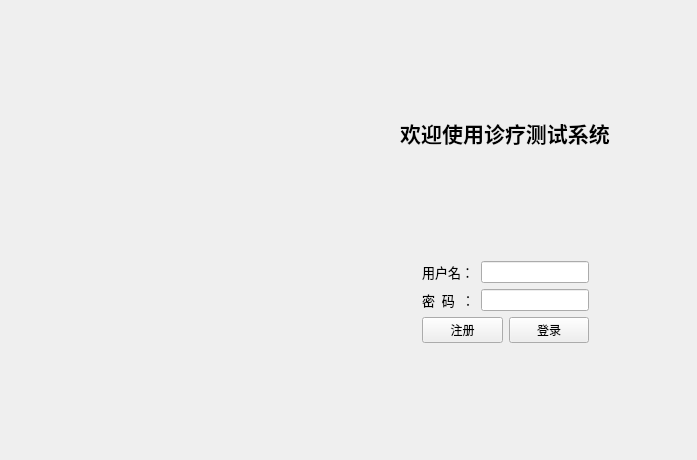
<?xml version="1.0" encoding="UTF-8"?>
<ui version="4.0">
 <class>LoginView</class>
 <widget class="QWidget" name="LoginView">
  <property name="geometry">
   <rect>
    <x>0</x>
    <y>0</y>
    <width>697</width>
    <height>460</height>
   </rect>
  </property>
  <property name="minimumSize">
   <size>
    <width>697</width>
    <height>460</height>
   </size>
  </property>
  <property name="windowTitle">
   <string>登录</string>
  </property>
  <layout class="QFormLayout" name="formLayout_2">
   <item row="0" column="1">
    <layout class="QHBoxLayout" name="horizontalLayout_3">
     <item>
      <widget class="QLabel" name="label_4">
       <property name="minimumSize">
        <size>
         <width>301</width>
         <height>391</height>
        </size>
       </property>
       <property name="styleSheet">
        <string notr="true">border-image: url(:/new/prefix1/img/dp2.png);</string>
       </property>
       <property name="text">
        <string/>
       </property>
      </widget>
     </item>
     <item>
      <layout class="QVBoxLayout" name="verticalLayout_2">
       <item>
        <spacer name="verticalSpacer">
         <property name="orientation">
          <enum>Qt::Vertical</enum>
         </property>
         <property name="sizeHint" stdset="0">
          <size>
           <width>20</width>
           <height>58</height>
          </size>
         </property>
        </spacer>
       </item>
       <item>
        <widget class="QLabel" name="label">
         <property name="font">
          <font>
           <family>字体圈欣意冠黑体</family>
           <pointsize>16</pointsize>
           <weight>75</weight>
           <italic>false</italic>
           <bold>true</bold>
          </font>
         </property>
         <property name="text">
          <string>欢迎使用诊疗测试系统</string>
         </property>
         <property name="alignment">
          <set>Qt::AlignCenter</set>
         </property>
        </widget>
       </item>
       <item>
        <spacer name="verticalSpacer_3">
         <property name="orientation">
          <enum>Qt::Vertical</enum>
         </property>
         <property name="sizeHint" stdset="0">
          <size>
           <width>20</width>
           <height>58</height>
          </size>
         </property>
        </spacer>
       </item>
       <item>
        <layout class="QHBoxLayout" name="horizontalLayout_2">
         <item>
          <spacer name="horizontalSpacer">
           <property name="orientation">
            <enum>Qt::Horizontal</enum>
           </property>
           <property name="sizeHint" stdset="0">
            <size>
             <width>40</width>
             <height>20</height>
            </size>
           </property>
          </spacer>
         </item>
         <item>
          <layout class="QVBoxLayout" name="verticalLayout">
           <item>
            <layout class="QFormLayout" name="formLayout">
             <item row="0" column="0">
              <widget class="QLabel" name="label_2">
               <property name="font">
                <font>
                 <family>阿里巴巴普惠体 M</family>
                 <pointsize>10</pointsize>
                </font>
               </property>
               <property name="text">
                <string>用户名：</string>
               </property>
              </widget>
             </item>
             <item row="0" column="1">
              <widget class="QLineEdit" name="inputUserName"/>
             </item>
             <item row="1" column="0">
              <widget class="QLabel" name="label_3">
               <property name="font">
                <font>
                 <family>阿里巴巴普惠体 M</family>
                 <pointsize>10</pointsize>
                </font>
               </property>
               <property name="text">
                <string>密  码  ：</string>
               </property>
              </widget>
             </item>
             <item row="1" column="1">
              <widget class="QLineEdit" name="inputUserPassword">
               <property name="echoMode">
                <enum>QLineEdit::Password</enum>
               </property>
              </widget>
             </item>
            </layout>
           </item>
           <item>
            <layout class="QHBoxLayout" name="horizontalLayout">
             <item>
              <widget class="QPushButton" name="btSignUp">
               <property name="font">
                <font>
                 <family>站酷文艺体</family>
                </font>
               </property>
               <property name="text">
                <string>注册</string>
               </property>
              </widget>
             </item>
             <item>
              <widget class="QPushButton" name="btSignIn">
               <property name="font">
                <font>
                 <family>站酷文艺体</family>
                </font>
               </property>
               <property name="text">
                <string>登录</string>
               </property>
              </widget>
             </item>
            </layout>
           </item>
          </layout>
         </item>
         <item>
          <spacer name="horizontalSpacer_4">
           <property name="orientation">
            <enum>Qt::Horizontal</enum>
           </property>
           <property name="sizeHint" stdset="0">
            <size>
             <width>40</width>
             <height>20</height>
            </size>
           </property>
          </spacer>
         </item>
        </layout>
       </item>
       <item>
        <spacer name="verticalSpacer_2">
         <property name="orientation">
          <enum>Qt::Vertical</enum>
         </property>
         <property name="sizeHint" stdset="0">
          <size>
           <width>28</width>
           <height>78</height>
          </size>
         </property>
        </spacer>
       </item>
      </layout>
     </item>
    </layout>
   </item>
  </layout>
 </widget>
 <resources/>
 <connections/>
</ui>
